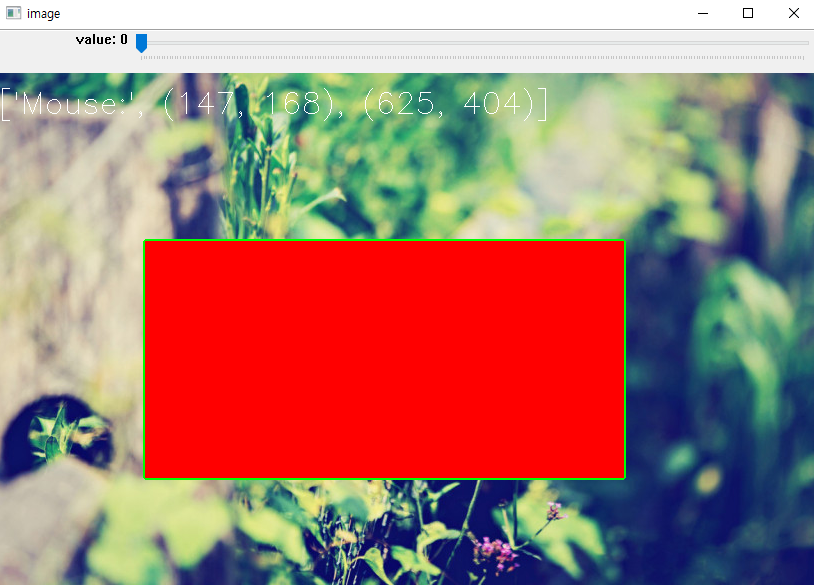
#> input picture Homework/homework1.png, 814 x 585 px, given in place of the camera
$ jupyter execute 'Homework 5.ipynb'
#> lines starting #> are read from the running program, lines starting #| are printed output that depends on the picture; after the words box and inside, x2 and y2 are one past the last pixel; in counts of white or black regions, pixels touching at a corner belong together
[cell 1]
import numpy as np
import cv2
from matplotlib import pyplot as plt

[cell 2]
cap = cv2.VideoCapture(0)
cap.set(cv2.CAP_PROP_FRAME_WIDTH, 1280)
cap.set(cv2.CAP_PROP_FRAME_HEIGHT, 720)

while(True):
    ret, frame = cap.read()
#> frame is the input picture: shape (585, 814, 3); mean B, G, R 112.4, 121.6, 166.7
    roi = frame[0:500, 0:500]
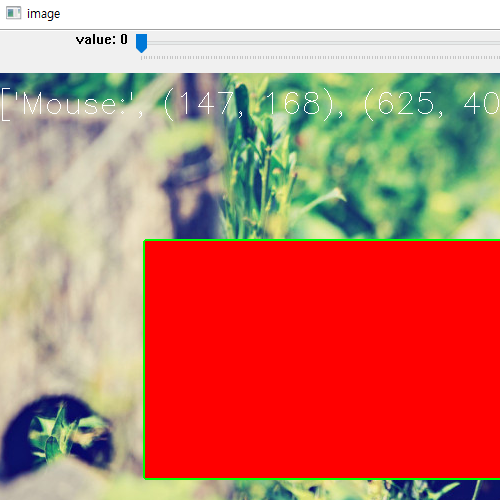
#> roi: shape (500, 500, 3); mean B, G, R 107.1, 123.8, 196.8
    gray = cv2.cvtColor(roi, cv2.COLOR_BGR2GRAY)
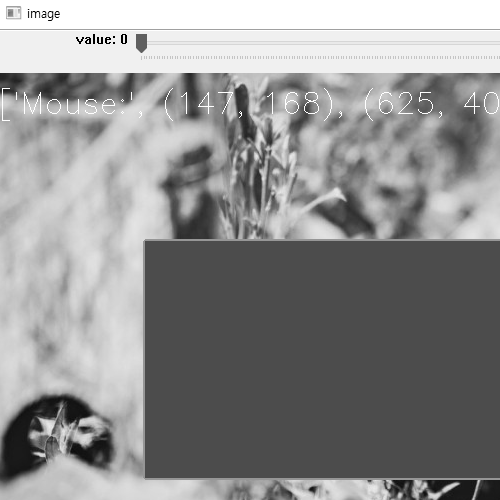
#> gray: shape (500, 500); min 0, max 255, mean 143.7
    gray_blur = cv2.GaussianBlur(gray, (15, 15), 0)
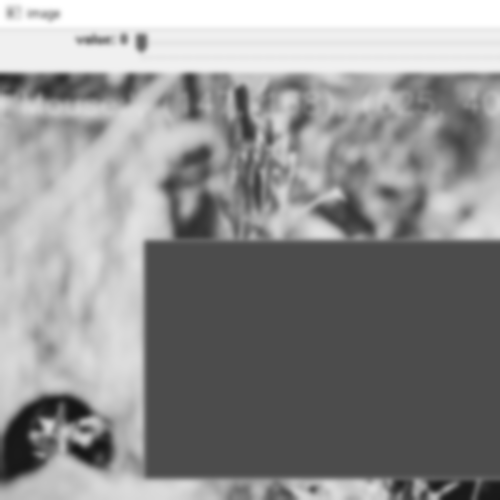
#> gray_blur: shape (500, 500); min 20, max 255, mean 143.6
    thresh = cv2.adaptiveThreshold(gray_blur, 255,
                                   cv2.ADAPTIVE_THRESH_GAUSSIAN_C,
                                   cv2.THRESH_BINARY_INV, 5, 1)
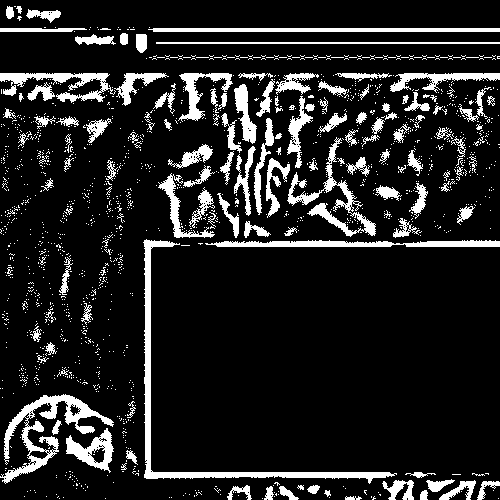
#> thresh: shape (500, 500); 13.3% white; 1459 white regions (1335 under 20 px), largest, box (x1, y1, x2, y2) and area: (143, 239, 397, 484) 3065, (0, 394, 114, 484) 2451, (287, 137, 376, 237) 1605

    kernel = np.ones((3, 3), np.float64)
    closing = cv2.morphologyEx(thresh,
                               cv2.MORPH_CLOSE,
                               kernel,
                               iterations=4)
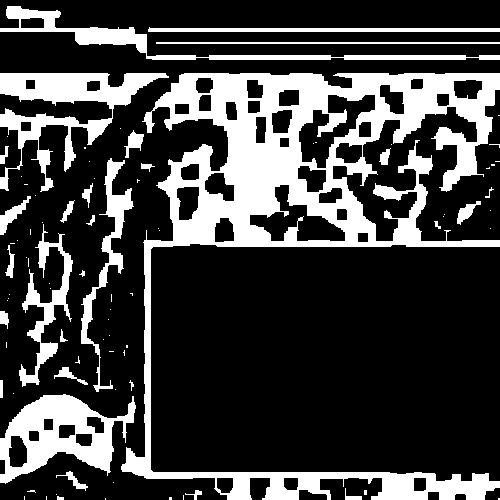
#> closing: shape (500, 500); 25.3% white; 87 white regions (57 under 20 px)
    contours, hierarchy = cv2.findContours(closing,
                                           cv2.RETR_EXTERNAL,
                                           cv2.CHAIN_APPROX_SIMPLE)
#> contours = 85 contours, 60 with area under 20; largest, box (x1, y1, x2, y2) and area: (121, 73, 500, 500) 48424, (0, 394, 136, 484) 6686, (0, 73, 169, 192) 5808, (0, 6, 500, 60) 3365, (19, 224, 73, 387) 1892
    for cnt in contours:
        area = cv2.contourArea(cnt)
        if area < 2000 or area > 5000:
            continue

        if len(cnt) < 5:
            continue

        ellipse = cv2.fitEllipse(cnt)
        # cv2.ellipse(roi, ellipse, (0,255,0), 2)

        rect = cv2.minAreaRect(cnt)
        box = cv2.boxPoints(rect)
        box = np.int0(box)
        imgcontour = cv2.drawContours(roi, [box], 0, (0, 0, 255), 2)
#> this loop made 85 passes
#> area on passes 10, 12, 14, 15, 20, 28, 30, 42, 49, 53, 56, 57: 33.5, 48.5, 112.5, 6686.5, 131, 24, 85.5, 100, 1892, 24.5, 194.5, 92.5
#> (cnt, area) on pass 19: ([[0, 380], [0, 397], [2, 397], [2, 380]], 34)
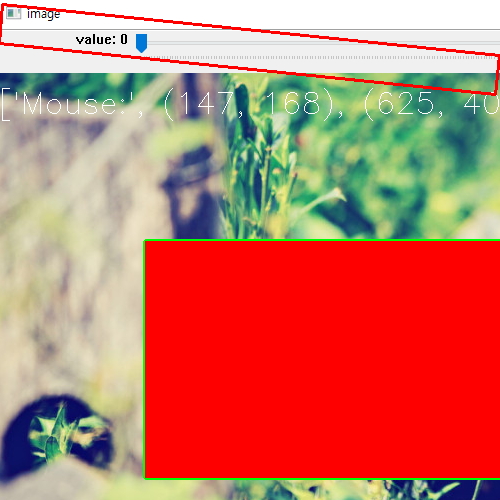
#> roi: shape (500, 500, 3); 1.27% of pixels changed, all inside (x1, y1, x2, y2) = (0, 3, 500, 96)

    cv2.imshow('result', roi)

    if cv2.waitKey(1) & 0xFF == ord('q'):
#> (key q is pressed here)
        break

cap.release()
cv2.destroyAllWindows()
